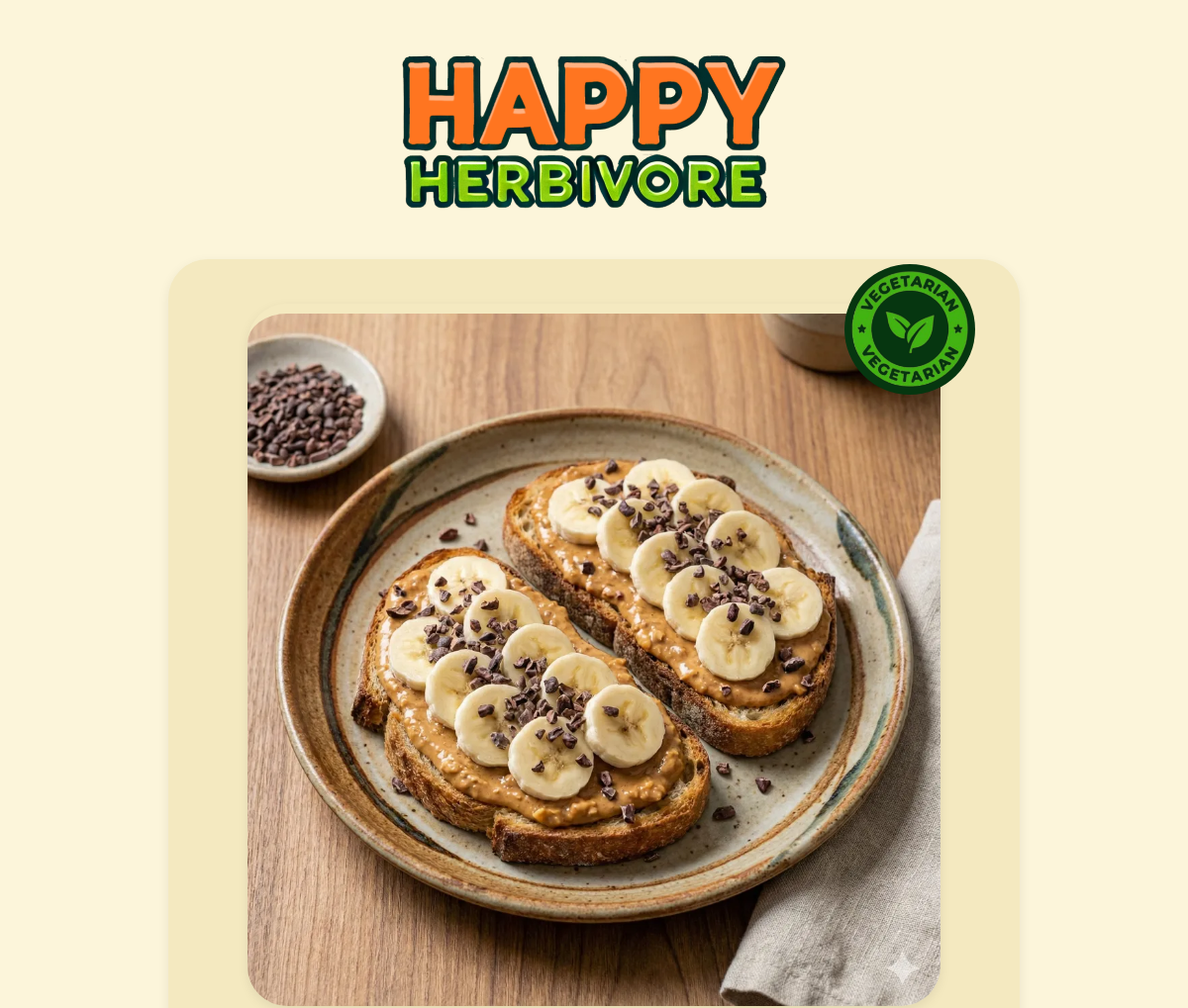
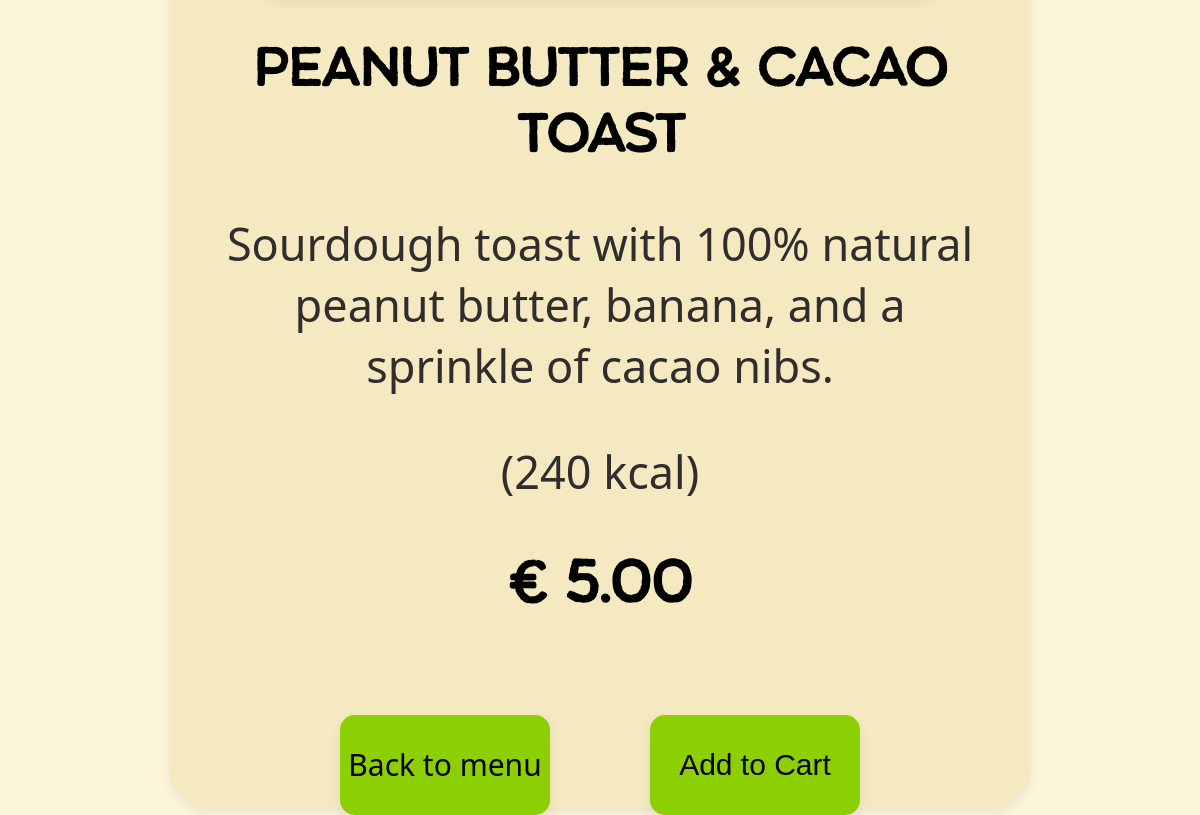
The app's page /product.php?id=3 with its own data (2 pictures, top to bottom).
### tables this page shows
CREATE TABLE `products` (
  `product_id` int(11) NOT NULL,
  `category_id` int(11) NOT NULL,
  `image_id` int(11) NOT NULL,
  `name` varchar(50) NOT NULL,
  `description` text NOT NULL,
  `price` decimal(25,2) NOT NULL,
  `kcal` varchar(25) NOT NULL,
  `diet_type` text NOT NULL,
  `available` tinyint(1) NOT NULL
);

CREATE TABLE `images` (
  `image_id` int(11) NOT NULL,
  `filename` varchar(255) NOT NULL,
  `description` text NOT NULL
);

CREATE TABLE `translations` (
  `id` int(11) NOT NULL,
  `language` varchar(5) NOT NULL,
  `key` varchar(191) NOT NULL,
  `text` text NOT NULL
);

### lang.php (called while the page is built, shortened)
<?php
require_once __DIR__ . '/connection.php';
function getCurrentLanguage(): string
{
    $option = $_SESSION['languageOption'] ?? 'English';
    return 'en';
}
function t(string $key, ?string $default = null): string
{
    $lang = getCurrentLanguage();
    $cacheKey = $lang . '|' . $key;
    global $pdo;
    try {
        $stmt = $pdo->prepare(
            'SELECT text FROM translations WHERE language = :language AND `key` = :key LIMIT 1'
        );
        $stmt->execute([
            ':language' => $lang,
            ':key'      => $key,
        ]);
        $row = $stmt->fetch(PDO::FETCH_ASSOC);
        if ($row && isset($row['text'])) {
            return $row['text'];
        }
    } catch (Throwable $e) {
    }
    if ($default !== null) {
        return $default;
    }
    return $default ?? $key;
}

### product.php (the view, shortened to what this page needs)
<?php
include("connection.php");
require_once 'lang.php';
$product_id = (int) $_GET['id'];
try {
    $stmt = $pdo->prepare("
    SELECT products.*, products.diet_type, images.filename, images.description AS image_description
    FROM products
    LEFT JOIN images ON products.image_id = images.image_id
    WHERE products.product_id = :id
");
    $stmt->bindParam(':id', $product_id, PDO::PARAM_INT);
    $stmt->execute();
    $product = $stmt->fetch(PDO::FETCH_ASSOC);
    $translatedName = t('product.name.' . (string)$product['product_id'], $product['name']);
    $translatedDescription = t('product.description.' . (string)$product['product_id'], $product['description']);
} catch (PDOException $e) {
    die("Error: " . $e->getMessage());
}
?>
<!DOCTYPE html>
<html lang="<?= htmlspecialchars(getCurrentLanguage()); ?>">
<head>
    <link rel="stylesheet" href="assets/css/product.css">
</head>
<body>
<div class="product-detail-container">
   <div class="logo-container">
     <img src="assets/img/logo_big_happy_herbivore_transparent.png" id="logo-image">
    </div>
    <div id="info-box">
        <div class="info-container">
<div class="image-wrapper">
<?php if(!empty($product['filename'])): ?>
    <img src="assets/img/<?= htmlspecialchars($product['filename']); ?>"
         alt="<?= htmlspecialchars($product['image_description']); ?>"
         class="product-detail-image">
<?php endif; ?>
<?php if(!empty($product['diet_type'])): ?>
    <img src="assets/img/<?= htmlspecialchars($product['diet_type']); ?>"
         class="diet-icon"
         alt="<?= htmlspecialchars($product['diet_type']); ?>">
<?php endif; ?>
</div>
<h1><?= htmlspecialchars($translatedName); ?></h1>
<p><?= htmlspecialchars($translatedDescription); ?></p>
<p>(<?= htmlspecialchars($product['kcal']); ?> <?= htmlspecialchars(t('product.kcal_suffix', 'kcal')); ?>)</p>
<h2>€ <?= htmlspecialchars($product['price']); ?></h2>
</div>
    <div class="buttons-container">
    <div id="back-button">
    <a href="menu.php"><?= htmlspecialchars(t('product.back_to_menu', 'Back to menu')); ?></a>
    </div>
    <br><br>
    <form method="POST" class="cart-form">
    <button type="submit" name="add_to_cart" class="add-button">
        <?= htmlspecialchars(t('product.add_to_cart', 'Add to Cart')); ?>
    </button>
</form>
    </div>
    </div>
</div>
</body>
</html>

### assets/css/product.css (style rules this page uses)
html, body { margin: 0; padding: 0; height: 100%; background-color: #FCF5DA; }
h1, h2 { font-family: 'renos_roughregular', sans-serif; }
p, a { font-family: 'Noto Sans', sans-serif; }
.product-detail-container { width: 100%; height: auto; display: flex; text-align: center; justify-content: center; align-items: center; flex-direction: column; flex-wrap: wrap; }
.product-detail-image { width: 80%; border-radius: 40px; box-shadow: 0 4px 12px rgba(0, 0, 0, 0.08); padding-top: 10px; }
.logo-container { width: 100%; height: auto; display: flex; text-align: center; justify-content: center; }
#info-box { width: 770px; height: 1475px; background-color: #F4E9C0; border-radius: 40px; padding: 45px; box-shadow: 0 4px 12px rgba(0, 0, 0, 0.08); }
#logo-image { width: 400px; height: auto; padding: 45px; }
h1 { font-size: 50px; }
h2 { font-size: 55px; }
p { font-size: 45px; color: rgb(48, 45, 45); }
button { width: 210px; height: 100px; background-color: #8CD003; border: none; border-radius: 15px; font-size: 30px; box-shadow: 0 4px 12px rgba(0, 0, 0, 0.08); }
#back-button { width: 210px; height: 100px; background-color: #8CD003; border: none; border-radius: 15px; font-size: 30px; box-shadow: 0 4px 12px rgba(0, 0, 0, 0.08); display: flex; text-align: center; justify-content: center; align-items: center; }
a { text-decoration: none; color: black; }
.info-container { padding-bottom: 50px; }
.buttons-container { display: flex; flex-direction: row; text-align: center; justify-content: center; align-items: center; gap: 50px; }
.image-wrapper { position: relative; display: inline-block; }
.product-detail-image { width: 100%; height: 700px; object-fit: cover; display: block; border-radius: 40px; }
.diet-icon { position: absolute; display: flex; justify-content: center; align-items: center; text-align: center; top: -40px; right: -35px; width: 120px; height: 120px; padding: 6px; border-radius: 50%; background-color: #063610; }

### records on screen
products: image.filename (picture), diet_type (picture), name "Peanut Butter & Cacao Toast", kcal "240", price "5.00"
translations: text "kcal"
translations: text "Back to menu"
translations: text "Add to Cart"

### other values on screen
$translatedDescription "Sourdough toast with 100% natural peanut butter, banana, and a sprinkle of cacao nibs."
